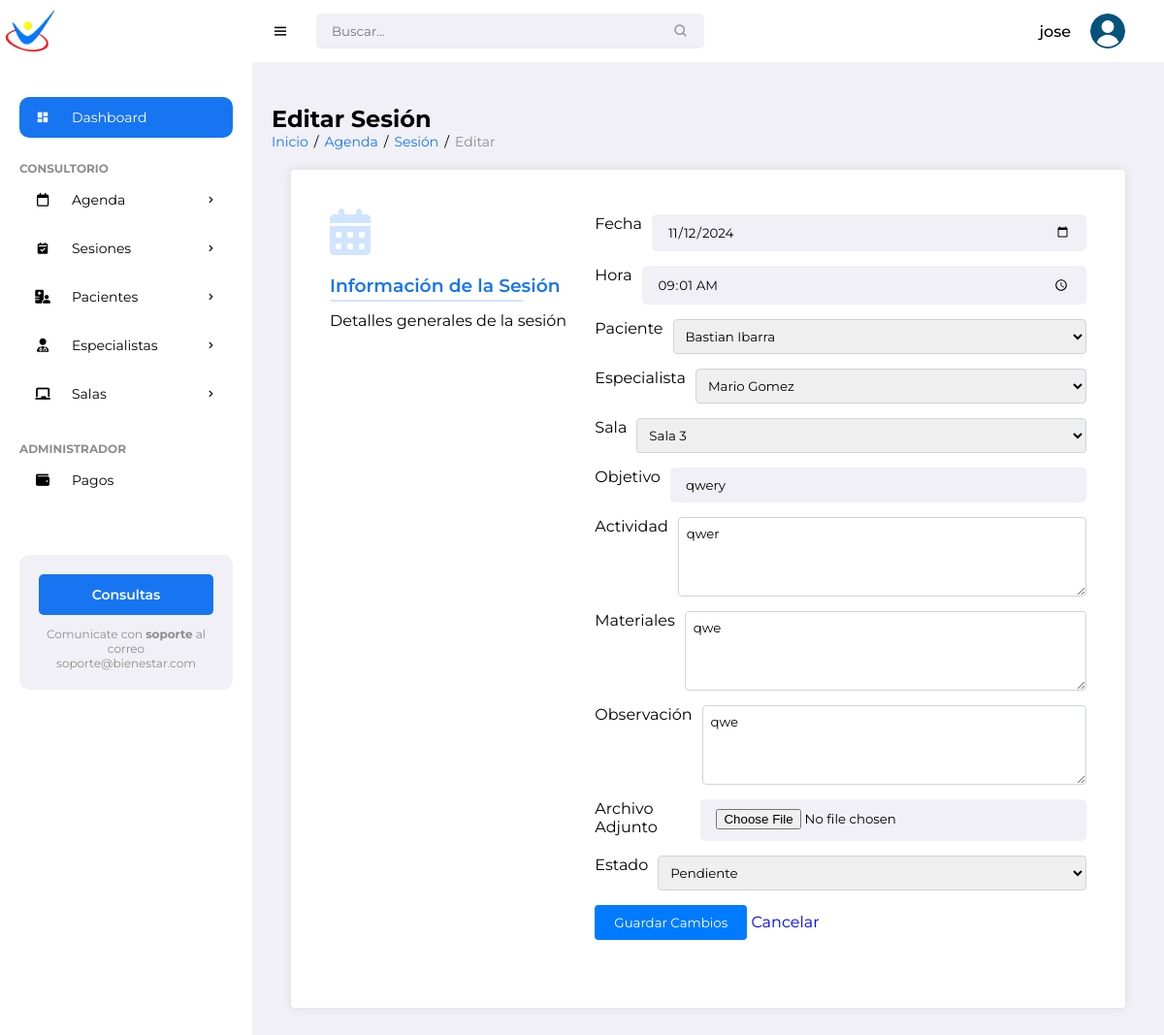
Page /sessions/12/edit/ (signed in) on the committed database.
### pacientes/models.py (models this page shows, shortened)
class Session(models.Model):
    STATUS_CHOICES = [
        ('Pendiente', 'Pendiente'),
        ('Realizada', 'Realizada'),
        ('Cancelada', 'Cancelada')
    ]
    patient = models.ForeignKey(Patient, on_delete=models.CASCADE, related_name='sessions')
    specialist = models.ForeignKey(Specialist, on_delete=models.CASCADE, related_name='sessions')
    room = models.ForeignKey(Room, on_delete=models.SET_NULL, null=True, related_name='sessions')
    date = models.DateField()
    time = models.TimeField()
    objective = models.CharField(max_length=255)
    activity = models.TextField()
    materials = models.TextField(blank=True)
    observation = models.TextField(blank=True)
    attachment = models.FileField(upload_to='session_attachments/', blank=True, null=True)
    status = models.CharField(
        max_length=10,
        choices=STATUS_CHOICES,
        default='Pendiente',
        help_text="Estado de la sesión: 'Pendiente', 'Completada o 'Cancelada'."
    )

### pacientes/views.py (the view)
# urls.py: path('sessions/<int:session_id>/edit/', views.edit_session, name='edit_session'),
@login_required
def edit_session(request, session_id):
    session = get_object_or_404(Session, id=session_id)
    if request.method == 'POST':
        form = SessionForm(request.POST, request.FILES, instance=session)
        if form.is_valid():
            form.save()
            return redirect('reservation_list')
        else:
            print("Errores de validación:", form.errors)  # Para depuración
    else:
        form = SessionForm(instance=session)
    return render(request, 'pacientes/session/edit_session.html', {'form': form, 'session': session})

### pacientes/models.py (called while the page is built)
    def __str__(self):
        return f"{self.name} {self.surname}"

    def __str__(self):
        return self.name

    def __str__(self):
        return f'{self.name} {self.surname}'

### pacientes/templates/pacientes/session/edit_session.html (shortened to what this page needs)
{% extends "pacientes/base/base.html" %}
{% block content %}
<h1>Editar Sesión</h1>
<ul class="breadcrumbs">
    <li><a href="{% url 'patient_list' %}">Inicio</a></li>
    <li>/</li>
    <li><a href="{% url 'calendar' %}">Agenda</a></li>
    <li>/</li>
    <li><a href="{% url 'session_detail' session.id %}">Sesión</a></li>
    <li>/</li>
    <li><a href="#" class="active">Editar</a></li>
</ul>
<div class="form-container">
    <div class="row section">
        <div class="col-title">
            <i class="fa-solid fa-calendar-alt"></i>
            <h3>Información de la Sesión</h3>
            <p>Detalles generales de la sesión</p>
        </div>
        <div class="col-fields">
            <form method="POST" enctype="multipart/form-data" class="add-form">
                <div class="form-group">
                    <label for="{{ form.date.id_for_label }}">Fecha</label>
                    {{ form.date }}
                </div>
                <div class="form-group">
                    <label for="{{ form.time.id_for_label }}">Hora</label>
                    {{ form.time }}
                </div>
                <div class="form-group">
                    <label for="{{ form.patient.id_for_label }}">Paciente</label>
                    {{ form.patient }}
                </div>
                <div class="form-group">
                    <label for="{{ form.specialist.id_for_label }}">Especialista</label>
                    {{ form.specialist }}
                </div>
                <div class="form-group">
                    <label for="{{ form.room.id_for_label }}">Sala</label>
                    {{ form.room }}
                </div>
                <div class="form-group">
                    <label for="{{ form.objective.id_for_label }}">Objetivo</label>
                    {{ form.objective }}
                </div>
                <div class="form-group">
                    <label for="{{ form.activity.id_for_label }}">Actividad</label>
                    {{ form.activity }}
                </div>
                <div class="form-group">
                    <label for="{{ form.materials.id_for_label }}">Materiales</label>
                    {{ form.materials }}
                </div>
                <div class="form-group">
                    <label for="{{ form.observation.id_for_label }}">Observación</label>
                    {{ form.observation }}
                </div>
                <div class="form-group">
                    <label for="{{ form.attachment.id_for_label }}">Archivo Adjunto</label>
                    {{ form.attachment }}
                </div>
                <div class="form-group">
                    <label for="{{ form.status.id_for_label }}">Estado</label>
                    {{ form.status }}
                </div>
                <div class="form-actions">
                    <button type="submit" class="btn btn-primary">Guardar Cambios</button>
                    <a href="{% url 'reservation_list' %}" class="btn btn-secondary">Cancelar</a>
                </div>
            </form>
        </div>
    </div>
</div>
{% endblock %}

### pacientes/templates/pacientes/base/base.html (shortened to what this page needs)
{% load static %}
<!DOCTYPE html>
<html lang="en">
<head>
	<link href='https://unpkg.com/boxicons@2.0.9/css/boxicons.min.css' rel='stylesheet'>
	<link rel="stylesheet" href="https://cdnjs.cloudflare.com/ajax/libs/font-awesome/6.5.2/css/all.min.css">
	<link rel="stylesheet" href="{% static 'pacientes/css/styles.css' %}">
</head>
<body>
		<section id="sidebar">
			<a href="#" class="brand"><img src="{% static 'pacientes/images/min_logo.png' %}" alt="" style="width: 50px;"></a>
			<ul class="side-menu">
				<li><a href="#" class="active"><i class='bx bxs-dashboard icon' ></i> Dashboard</a></li>
				<li class="divider" data-text="Consultorio"></li>
				<li>
					<a href="{% url 'calendar' %}"><i class="fa-regular fa-calendar icon"></i>Agenda <i class='bx bx-chevron-right icon-right' ></i></a>
				</li>
				<li>
					<a href="{% url 'reservation_list' %}">
						<i class='bx bxs-calendar-check icon'></i> Sesiones
						<i class='bx bx-chevron-right icon-right'></i>
					</a>
				</li>
				<li>
					<a href="#"><i class="fa-solid fa-hospital-user icon"></i> Pacientes <i class='bx bx-chevron-right icon-right' ></i></a>
				</li>
				<li>
					<a href="#">
						<i class="fa-solid fa-user-doctor icon"></i> Especialistas
						<i class='bx bx-chevron-right icon-right'></i>
					</a>
				</li>
				<li>
			<a href="#">
				<i class="fas fa-chalkboard icon"></i> Salas
			<i class='bx bx-chevron-right icon-right'></i>
			</a>
	       </li>
			<li class="divider" data-text="Administrador"></li>
			<li><a href="{% url 'payment_list' %}"><i class="fa-solid fa-wallet icon"></i> Pagos</a></li>
		</ul>
			<div class="ads">
				<div class="wrapper">
					<a href="mailto:soporteit@ingenieriaterra.com.ar" class="btn-upgrade">Consultas</a>
					<p>Comunicate con <span>soporte</span> al correo soporte@bienestar.com</p>
				</div>
			</div>
		</section>
	<section id="content">
		<nav>
			<i class='bx bx-menu toggle-sidebar' ></i>
			<form action="#">
				<div class="form-group">
					<input type="text" placeholder="Buscar...">
					<i class='bx bx-search icon' ></i>
				</div>
			</form>
			<div class="profile">
				<span class="username">{{ user.username }}</span>
				<img src="{% static 'pacientes/images/usuario.png' %}" alt="">
			</div>
		</nav>
		<main>
			  <div class="main-content">
                {% block content %}{% endblock %}
            </div>
		</main>
</body>
</html>

### rows in the picture
Session: date "11/12/2024", time "09:01:00", patient "Bastian Ibarra", specialist "Mario Gomez", room "Sala 3", objective "qwery", activity "qwer", materials "qwe", observation "qwe", status "Pendiente"

### other values in the picture
{{ user.username }} "jose"
